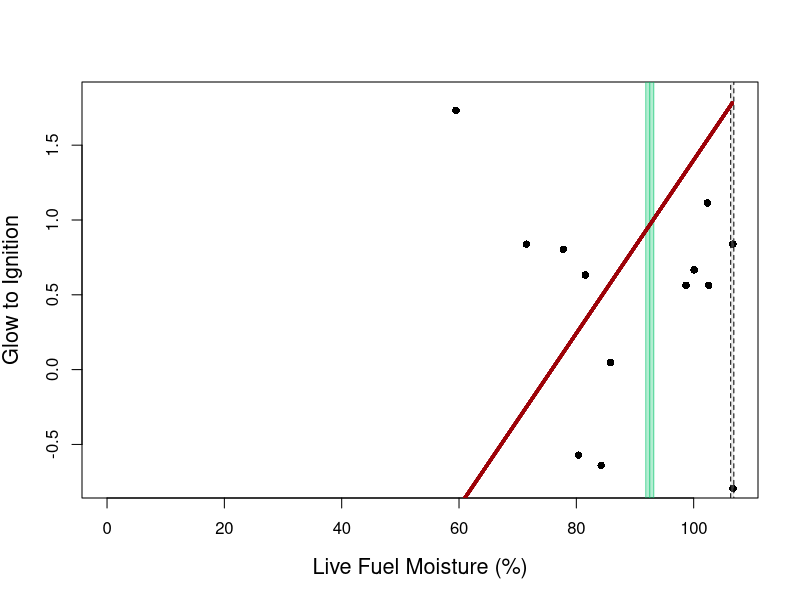
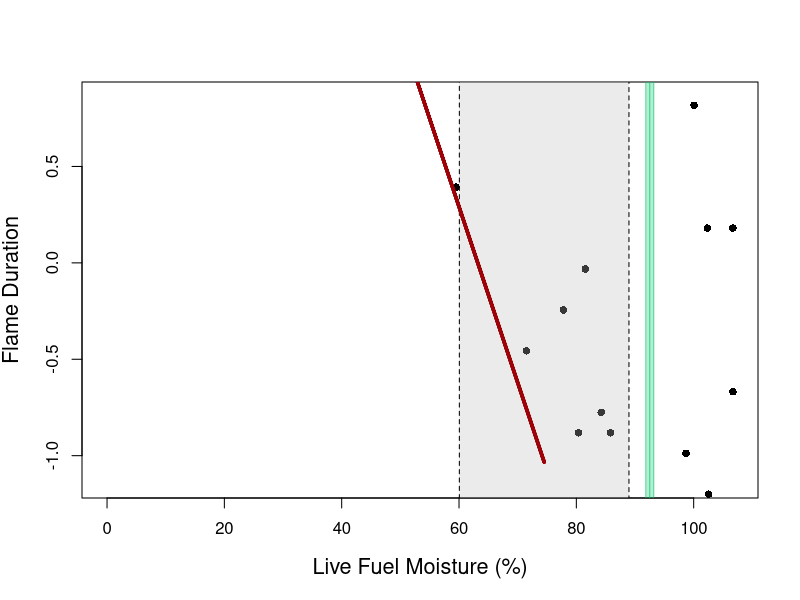
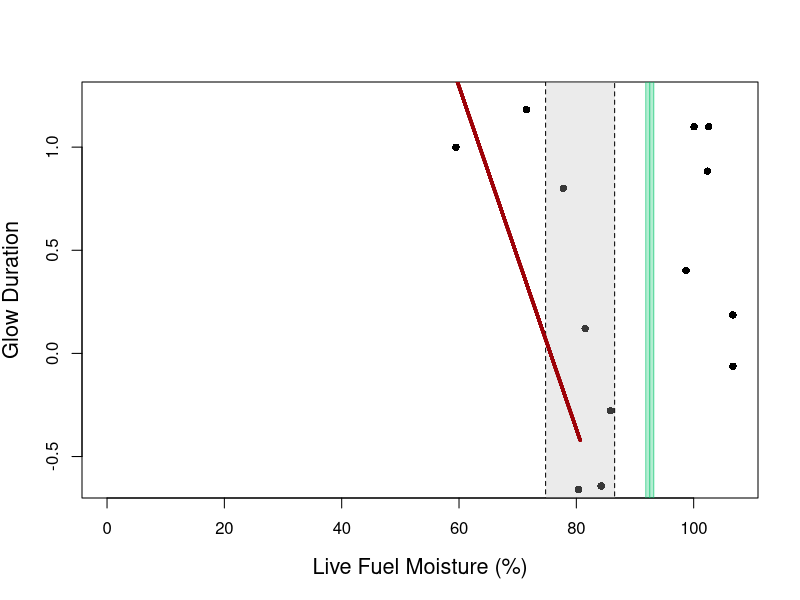

Recreate these plots in R, in order. (Note: this script raises an error after producing the figures.)
## ---- chunk 1
knitr::opts_chunk$set(echo = TRUE)
library(tidyverse)
library(here)
library(lme4) # mixed effects models
library(nlme) # mixed effects models -- more compatible with 'segmented'
library(segmented)
here = here::here
alpha = scales::alpha
select = dplyr::select
col3 = hcl.colors(10, "YlOrRd", rev = TRUE) #color scale to use for consistency 
## ---- chunk 2
paired_methods_long <- read.csv(here("processed-data", "bothm_bothl_manual_ignitions_in.csv"))

paired_methods_long.ig <- paired_methods_long %>% 
  filter(ignition == 1)

hp.df <- paired_methods_long.ig %>% 
  filter(model == "HP")
## ---- chunk 3
hp.df <- hp.df %>% 
  mutate(fh = fh - mean(fh), fd = fd - mean(fd), ttfg = ttfg - mean(ttfg), gti = gti -
          mean(gti), tti = tti - mean(tti), gd = gd - mean(gd), pfg = pfg - mean(pfg),
          temp_max = temp_max - mean(temp_max)) %>%  #centering
  mutate(fh = scale(fh), fd = scale(fd), ttfg = scale(ttfg), gti = scale(gti), tti =
           scale(tti), gd = scale(gd), pfg = scale(pfg), temp_max = scale(temp_max)) #scaled
## ---- chunk 4
hp.df.ceme <- hp.df %>% 
  filter(spp == "CEME")
hp.df.adfa <- hp.df %>% 
  filter(spp == "ADFA")
## ---- chunk 5
max.lfm.adfa <- max(hp.df.adfa$lfm)
max.mpa.adfa <- max(hp.df.adfa$mpa)

max.lfm.ceme <- max(hp.df.ceme$lfm)
max.mpa.ceme <- max(hp.df.ceme$mpa)
## ---- chunk 6
pv_summary_df_timing <- read_csv(here("raw-data", "pv_summary_df_timing.csv"))

# ADFA
## LFM
mean_lfm_adfa <- pv_summary_df_timing %>% 
  filter(spp == "ADFA" & timing == "fall") %>% 
  pull(mean_lfm)
upr_lfm_adfa <- pv_summary_df_timing %>% 
  filter(spp == "ADFA" & timing == "fall") %>% 
  pull(upr_lfm)
lwr_lfm_adfa <- pv_summary_df_timing %>% 
  filter(spp == "ADFA" & timing == "fall") %>% 
  pull(lwr_lfm)
## MPa
mean_mpa_adfa <- pv_summary_df_timing %>% 
  filter(spp == "ADFA" & timing == "fall") %>% 
  pull(mean_tlp)
upr_mpa_adfa <- pv_summary_df_timing %>% 
  filter(spp == "ADFA" & timing == "fall") %>% 
  pull(upr)
lwr_mpa_adfa <- pv_summary_df_timing %>% 
  filter(spp == "ADFA" & timing == "fall") %>% 
  pull(lwr)

# CEME
## LFM
mean_lfm_ceme <- pv_summary_df_timing %>% 
  filter(spp == "CEME" & timing == "fall") %>% 
  pull(mean_lfm)
upr_lfm_ceme <- pv_summary_df_timing %>% 
  filter(spp == "CEME" & timing == "fall") %>% 
  pull(upr_lfm)
lwr_lfm_ceme <- pv_summary_df_timing %>% 
  filter(spp == "CEME" & timing == "fall") %>% 
  pull(lwr_lfm)
## MPa
mean_mpa_ceme <- pv_summary_df_timing %>% 
  filter(spp == "CEME" & timing == "fall") %>% 
  pull(mean_tlp)
upr_mpa_ceme <- pv_summary_df_timing %>% 
  filter(spp == "CECO" & timing == "fall") %>% 
  pull(upr)
lwr_mpa_ceme <- pv_summary_df_timing %>% 
  filter(spp == "CEME" & timing == "fall") %>% 
  pull(lwr)
## ---- chunk 7
rsegplot.lfm <- function(model, dataframe, x.variable = 'lfm', y.variable, max.x, x.lab = 'Live Fuel Moisture (%)', y.lab = NULL, tlp = NULL, tlp.upper = NULL, tlp.lower = NULL) {
  
p <- summary.segmented(model)$psi[2]
m <- slope(model, .coef = fixef(model))[[1]][[1]]
b <- intercept(model, .coef = fixef(model))[[1]][[1]]
m2 <- slope(model, .coef = fixef(model))[[1]][[2]]
b2 <- intercept(model, .coef = fixef(model))[[1]][[2]]
yvar <- dataframe[,y.variable]
xvar <- dataframe[,x.variable]
confint <- confint.segmented(model, x.variable, .coef=fixef(model))
lower <- confint[2]
upper <- confint[3]
ymax <- max(yvar)
ymin <- min(yvar)

wacky <- plot(xvar, yvar, xlim = c(0, max.x), ylim = c(ymin-0.05*ymin, ymax+0.05*ymax), 
              xlab = x.lab, ylab = y.lab,
              pch = 16, cex.lab = 1.3)
polygon(x = c(lower, upper, upper, lower), y = c(ymax + 0.2*ymax, ymax +0.2*ymax, ymin - 30, ymin - 30), col = alpha('gray', 0.3), lty = 2)
abline(v = tlp, col = alpha('#00C368', 0.7), cex = 3)
polygon(x = c(tlp.lower, tlp.upper, tlp.upper, tlp.lower), y = c(ymax +0.2*ymax, ymax +0.2*ymax, ymin -30, ymin -30), col = alpha('#00C368', 0.3), border = alpha('#00C368', 0.6))
for(z in 1:length(xvar)){
  if(z < p){
    segments(x0 = 0, x1 = p, y0 = b, y1 = m*((b2 - b)/(m - m2))+b, lwd = 3, col = "#9D0208")
  }else{
    segments(x0 = p, x1 = max.x, y0 = m2*((b - b2)/(m2 - m))+b2 , y1 = m2*max.x + b2, lwd = 3, col = "#9D0208")}}
return(wacky)
}
## ---- chunk 8
rsegplot.mpa <- function(model, dataframe, x.variable = 'mpa', y.variable, max.x = max.mpa, x.lab = 'Water Potential (MPa)', y.lab = NULL, tlp = NULL, tlp.upper = NULL, tlp.lower = NULL) 
  {
p <- summary.segmented(model)$psi[2]
m <- slope(model, .coef = fixef(model))[[1]][[1]]
b <- intercept(model, .coef = fixef(model))[[1]][[1]]
m2 <- slope(model, .coef = fixef(model))[[1]][[2]]
b2 <- intercept(model, .coef = fixef(model))[[1]][[2]]
yvar <- dataframe[,y.variable]
xvar <- dataframe[,x.variable]
confint <- confint.segmented(model, x.variable, .coef=fixef(model))
lower <- confint[2]
upper <- confint[3]
ymax <- max(yvar)
ymin <- min(yvar)

wacky <- plot(xvar, yvar, xlim = c(-10, 0), ylim = c(ymin-1, ymax+1), 
              xlab = x.lab, ylab = y.lab,
              pch = 16, cex.lab = 1.1)
polygon(x = c(lower, upper, upper, lower), y = c(ymax +1.5, ymax +1.5, ymin -1.5, ymin -1.5), col = alpha('gray', 0.3), lty = 2)
abline(v = tlp, col = alpha('#00C368', 0.8), cex = 3)
polygon(x = c(tlp.lower, tlp.upper, tlp.upper, tlp.lower), y = c(ymax +1.5, ymax +1.5, ymin -1.5, ymin -1.5), col = alpha('#00C368', 0.3), border = alpha('#00C368', 0.7))
abline(a = b, b = m, lwd = 3, col = "#9D0208")
for(j in 1:length(xvar)){
  if(j < p){
    segments(x0 = -10, x1 = p, y0 = (-10*m) + b , y1 = m2*((b - b2)/(m2 - m))+b2, lwd = 3, col = "#9D0208")
  }
  else{
    segments(x0 = p, x1 = max.x, y0 = m2*((b - b2)/(m2 - m))+b2, y1 = b2, lwd = 3, col = "#9D0208")
  }
    }
return(wacky)
}
## ---- chunk 9
o.mod<-lme(gti~lfm + site, random=~1|individual, data=hp.df.ceme)
os.mod<-segmented.default(o.mod, ~lfm, npsi=list(lfm=1))
#summarizing results (note the '.coef' argument)
summary.segmented(os.mod)

rsegplot.lfm(os.mod, hp.df.ceme, y.variable = 'gti', y.lab = "Glow to Ignition", tlp = mean_lfm_ceme, tlp.lower = lwr_lfm_ceme, tlp.upper = upr_lfm_ceme, max.x = max.lfm.ceme)
## ---- chunk 10
o.mod<-lme(fd~lfm + site, random=~1|individual, data=hp.df.ceme)
os.mod<-segmented.default(o.mod, ~lfm, npsi=list(lfm=1))
#summarizing results (note the '.coef' argument)
summary.segmented(os.mod)

rsegplot.lfm(os.mod, hp.df.ceme, y.variable = 'fd', y.lab = "Flame Duration", tlp = mean_lfm_ceme, tlp.lower = lwr_lfm_ceme, tlp.upper = upr_lfm_ceme, max.x = max.lfm.ceme)
## ---- chunk 11
o.mod<-lme(gd~lfm + site, random=~1|individual, data=hp.df.ceme)
os.mod<-segmented.default(o.mod, ~lfm, npsi=list(lfm=1))
#summarizing results (note the '.coef' argument)
summary.segmented(os.mod)

rsegplot.lfm(os.mod, hp.df.ceme, y.variable = 'gd', y.lab = "Glow Duration", tlp = mean_lfm_ceme, tlp.lower = lwr_lfm_ceme, tlp.upper = upr_lfm_ceme, max.x = max.lfm.ceme)
## ---- chunk 12
o.mod<-lme(gti~mpa + site, random=~1|individual, data=hp.df.ceme)
os.mod<-segmented.default(o.mod, ~mpa, npsi=list(mpa=1))
#summarizing results (note the '.coef' argument)
summary.segmented(os.mod)

rsegplot.mpa(os.mod, hp.df.ceme, y.variable = 'gti', y.lab = "Glow to Ignition", tlp = mean_mpa_ceme, tlp.lower = lwr_mpa_ceme, tlp.upper = upr_mpa_ceme, max.x = max.mpa.ceme)
## ---- chunk 13
o.mod<-lme(tti~lfm + site, random=~1|individual, data=hp.df.adfa)
os.mod<-segmented.default(o.mod, ~lfm, npsi=list(lfm=1))
#summarizing results (note the '.coef' argument)
summary.segmented(os.mod)

rsegplot.lfm(os.mod, hp.df.adfa, y.variable = 'tti', y.lab = "Time to Ignition", tlp = mean_lfm_adfa, tlp.lower = lwr_lfm_adfa, tlp.upper = upr_lfm_adfa, max.x = max.lfm.adfa)
## ---- chunk 14
o.mod<-lme(gti~lfm + site, random=~1|individual, data=hp.df.adfa)
os.mod<-segmented.default(o.mod, ~lfm, npsi=list(lfm=1))
#summarizing results (note the '.coef' argument)
summary.segmented(os.mod)

rsegplot.lfm(os.mod, hp.df.adfa, y.variable = 'gti', y.lab = "Glow to Ignition", tlp = mean_lfm_adfa, tlp.lower = lwr_lfm_adfa, tlp.upper = upr_lfm_adfa, max.x = max.lfm.adfa)
## ---- chunk 15
o.mod<-lme(fd~lfm + site, random=~1|individual, data=hp.df.adfa)
os.mod<-segmented.default(o.mod, ~lfm, npsi=list(lfm=1))
#summarizing results (note the '.coef' argument)
summary.segmented(os.mod)

rsegplot.lfm(os.mod, hp.df.adfa, y.variable = 'fd', y.lab = "Flame Duration", tlp = mean_lfm_adfa, tlp.lower = lwr_lfm_adfa, tlp.upper = upr_lfm_adfa, max.x = max.lfm.adfa)
## ---- chunk 16
o.mod<-lme(fh~lfm + site, random=~1|individual, data=hp.df.adfa)
os.mod<-segmented.default(o.mod, ~lfm, npsi=list(lfm=1))
#summarizing results (note the '.coef' argument)
summary.segmented(os.mod)

rsegplot.lfm(os.mod, hp.df.adfa, y.variable = 'fh', y.lab = "Flame Height", tlp = mean_lfm_adfa, tlp.lower = lwr_lfm_adfa, tlp.upper = upr_lfm_adfa, max.x = max.lfm.adfa)
## ---- chunk 17
o.mod<-lme(temp_max~lfm + site, random=~1|individual, data=hp.df.adfa)
os.mod<-segmented.default(o.mod, ~lfm, npsi=list(lfm=1))
#summarizing results (note the '.coef' argument)
summary.segmented(os.mod)

rsegplot.lfm(os.mod, hp.df.adfa, y.variable = 'temp_max', y.lab = "Max. Temp.", tlp = mean_lfm_adfa, tlp.lower = lwr_lfm_adfa, tlp.upper = upr_lfm_adfa, max.x = max.lfm.adfa)
## ---- chunk 18
o.mod<-lme(gd~lfm + site, random=~1|individual, data=hp.df.adfa)
os.mod<-segmented.default(o.mod, ~lfm, npsi=list(lfm=1))
#summarizing results (note the '.coef' argument)
summary.segmented(os.mod)

rsegplot.lfm(os.mod, hp.df.adfa, y.variable = 'gd', y.lab = "Glow Duration", tlp = mean_lfm_adfa, tlp.lower = lwr_lfm_adfa, tlp.upper = upr_lfm_adfa, max.x = max.lfm.adfa)
## ---- chunk 19
o.mod<-lme(pfg~lfm + site, random=~1|individual, data=hp.df.adfa)
os.mod<-segmented.default(o.mod, ~lfm, npsi=list(lfm=1))
#summarizing results (note the '.coef' argument)
summary.segmented(os.mod)

rsegplot.lfm(os.mod, hp.df.adfa, y.variable = 'pfg', y.lab = "Post-Flame Glow", tlp = mean_lfm_adfa, tlp.lower = lwr_lfm_adfa, tlp.upper = upr_lfm_adfa, max.x = max.lfm.adfa)
## ---- chunk 20
o.mod<-lme(ttfg~lfm + site, random=~1|individual, data=hp.df.adfa)
os.mod<-segmented.default(o.mod, ~lfm, npsi=list(lfm=1))
#summarizing results (note the '.coef' argument)
summary.segmented(os.mod)

rsegplot.lfm(os.mod, hp.df.adfa, y.variable = 'ttfg', y.lab = "Time to First Glow", tlp = mean_lfm_adfa, tlp.lower = lwr_lfm_adfa, tlp.upper = upr_lfm_adfa, max.x = max.lfm.adfa)
## ---- chunk 21
o.mod<-lme(tti~mpa + site, random=~1|individual, data=hp.df.adfa)
os.mod<-segmented.default(o.mod, ~mpa, npsi=list(mpa=1))
#summarizing results (note the '.coef' argument)
summary.segmented(os.mod)

rsegplot.mpa(os.mod, hp.df.adfa, y.variable = 'tti', y.lab = "Time to Ignition", tlp = mean_mpa_adfa, tlp.lower = lwr_mpa_adfa, tlp.upper = upr_mpa_adfa, max.x = max.mpa.adfa)
## ---- chunk 22
o.mod<-lme(gti~mpa + site, random=~1|individual, data=hp.df.adfa)
os.mod<-segmented.default(o.mod, ~mpa, npsi=list(mpa=1))
#summarizing results (note the '.coef' argument)
summary.segmented(os.mod)

rsegplot.mpa(os.mod, hp.df.adfa, y.variable = 'gti', y.lab = "Glow to Ignition", tlp = mean_mpa_adfa, tlp.lower = lwr_mpa_adfa, tlp.upper = upr_mpa_adfa, max.x = max.mpa.adfa)
## ---- chunk 23
o.mod<-lme(fd~mpa + site, random=~1|individual, data=hp.df.adfa)
os.mod<-segmented.default(o.mod, ~mpa, npsi=list(mpa=1))
#summarizing results (note the '.coef' argument)
summary.segmented(os.mod)

rsegplot.mpa(os.mod, hp.df.adfa, y.variable = 'fd', y.lab = "Flame Duration", tlp = mean_mpa_adfa, tlp.lower = lwr_mpa_adfa, tlp.upper = upr_mpa_adfa, max.x = max.mpa.adfa)
## ---- chunk 24
o.mod<-lme(fh~mpa + site, random=~1|individual, data=hp.df.adfa)
os.mod<-segmented.default(o.mod, ~mpa, npsi=list(mpa=1))
#summarizing results (note the '.coef' argument)
summary.segmented(os.mod)

rsegplot.mpa(os.mod, hp.df.adfa, y.variable = 'fh', y.lab = "Flame Height", tlp = mean_mpa_adfa, tlp.lower = lwr_mpa_adfa, tlp.upper = upr_mpa_adfa, max.x = max.mpa.adfa)
## ---- chunk 25
o.mod<-lme(temp_max~mpa + site, random=~1|individual, data=hp.df.adfa)
os.mod<-segmented.default(o.mod, ~mpa, npsi=list(mpa=1))
#summarizing results (note the '.coef' argument)
summary.segmented(os.mod)

rsegplot.mpa(os.mod, hp.df.adfa, y.variable = 'temp_max', y.lab = "Max. Temp.", tlp = mean_mpa_adfa, tlp.lower = lwr_mpa_adfa, tlp.upper = upr_mpa_adfa, max.x = max.mpa.adfa)
## ---- chunk 26
o.mod<-lme(gd~mpa + site, random=~1|individual, data=hp.df.adfa)
os.mod<-segmented.default(o.mod, ~mpa, npsi=list(mpa=1))
#summarizing results (note the '.coef' argument)
summary.segmented(os.mod)

rsegplot.mpa(os.mod, hp.df.adfa, y.variable = 'gd', y.lab = "Glow Duration", tlp = mean_mpa_adfa, tlp.lower = lwr_mpa_adfa, tlp.upper = upr_mpa_adfa, max.x = max.mpa.adfa)
## ---- chunk 27
o.mod<-lme(pfg~mpa + site, random=~1|individual, data=hp.df.adfa)
os.mod<-segmented.default(o.mod, ~mpa, npsi=list(mpa=1))
#summarizing results (note the '.coef' argument)
summary.segmented(os.mod)

rsegplot.mpa(os.mod, hp.df.adfa, y.variable = 'pfg', y.lab = "Post Flame Glow", tlp = mean_mpa_adfa, tlp.lower = lwr_mpa_adfa, tlp.upper = upr_mpa_adfa, max.x = max.mpa.adfa)
## ---- chunk 28
o.mod<-lme(ttfg~mpa + site, random=~1|individual, data=hp.df.adfa)
os.mod<-segmented.default(o.mod, ~mpa, npsi=list(mpa=1))
#summarizing results (note the '.coef' argument)
summary.segmented(os.mod)

rsegplot.mpa(os.mod, hp.df.adfa, y.variable = 'ttfg', y.lab = "Time to First Glow", tlp = mean_mpa_adfa, tlp.lower = lwr_mpa_adfa, tlp.upper = upr_mpa_adfa, max.x = max.mpa.adfa)
